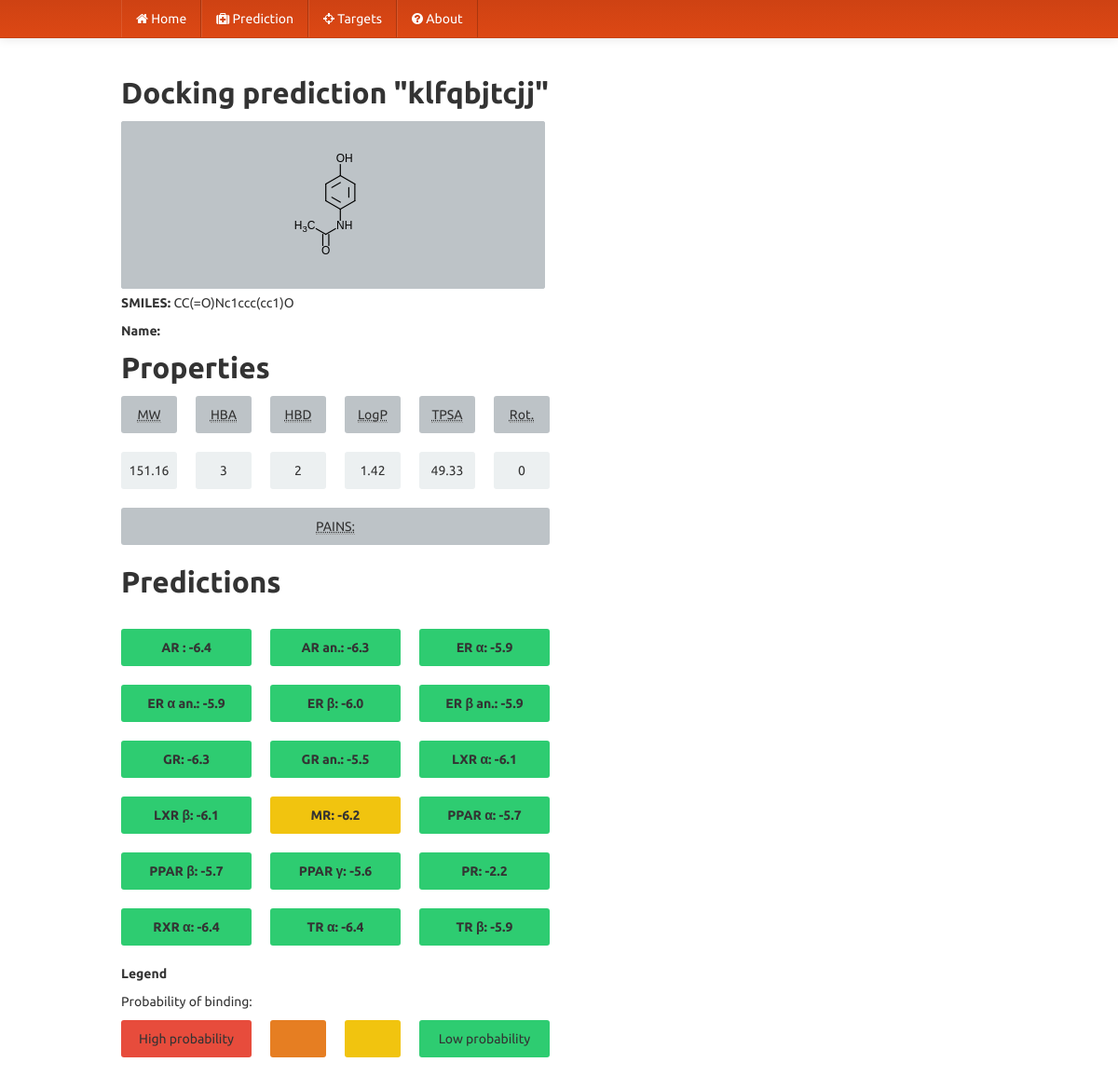
Page /docking/1/ on the committed database.
### docking/models.py (models this page shows, shortened)
class Docking(models.Model):
    uniquestring = models.CharField(max_length=32, blank=False)
    smiles = models.CharField(max_length=500, blank=False)
    molname = models.CharField(max_length=500, blank=True)
    molfile = models.TextField(blank=True, verbose_name='MolFile')
    CMW = models.FloatField(null=True, blank=True, verbose_name='MW, calculated')
    HBA = models.IntegerField(null=True, blank=True, verbose_name='H-bond acceptors')
    HBD = models.IntegerField(null=True, blank=True, verbose_name='H-bond donors')
    logP = models.FloatField(null=True, blank=True)
    tpsa = models.FloatField(null=True, blank=True, verbose_name='Polar surface area')
    nrb = models.IntegerField(null=True, blank=True, verbose_name='Number of rotatable bonds')
    pains = models.TextField(max_length=100, verbose_name='Pan Assay Interference Compounds', blank=True)
    status = models.CharField(max_length=20, blank=True)
    results = models.TextField(blank=True)
    class Meta:
        ordering = ['id']

### DoTS/views.py (the view)
# urls.py: url(r'^docking/(\d+)/$', docking),
def docking(request, idnum):
    allreceptors = Receptor.objects.all()
    try:
        offset = int(idnum)
    except ValueError:
        raise Http404()
    dock = get_object_or_404(Docking, pk=idnum)
    results = dock.results.split(",")
    receptors = Receptor.objects.all()
    scores = resultstable(receptors,results)
    return render(request, 'docking.html', {'docking':dock, 'scores':scores, 'allreceptors':allreceptors})

### DoTS/templates/docking.html (shortened to what this page needs)
{% extends "base.html" %}
{% block content %}
<link rel="stylesheet" type="text/css" href="/static/js/ChemDoodleWeb.css" />
<div>
<h2>Docking prediction "{{docking.uniquestring}}"</h2>
</div>
<div class="prop">
<script>
    var viewACS = new ChemDoodle.ViewerCanvas('viewACS', 455, 180);
    viewACS.specs.bonds_width_2D = 1.2;
    viewACS.specs.bonds_saturationWidth_2D = .36;
    viewACS.specs.bonds_hashSpacing_2D = 5;
    viewACS.specs.atoms_font_size_2D = 12;
    viewACS.specs.atoms_font_families_2D = ['Helvetica', 'Arial', 'sans-serif'];
    viewACS.specs.atoms_displayTerminalCarbonLabels_2D = true;
    viewACS.specs.backgroundColor = '#bdc3c7';
    var MolFile = '{{docking.molfile}}';
    var Mol = ChemDoodle.readMOL(MolFile);
    Mol.scaleToAverageBondLength(18);
    viewACS.loadMolecule(Mol);
</script>
<p><strong>SMILES: </strong>{{docking.smiles}}</p>
<p><strong>Name: </strong>{{docking.molname}}</p>
</div>
<div>
<h2>Properties</h2>
<div class="bs-docs-grid">
<div class="row show-grid">
    <div class="span1" style="background:#bdc3c7"><abbr title="Molecular weight">MW</abbr></div>
    <div class="span1" style="background:#bdc3c7"><abbr title="Hydrogen bond acceptors">HBA</abbr></div>
    <div class="span1" style="background:#bdc3c7"><abbr title="Hydrogen bond donors">HBD</abbr></div>
    <div class="span1" style="background:#bdc3c7"><abbr title="Logarithm of partition coefficient">LogP</abbr></div>
    <div class="span1" style="background:#bdc3c7"><abbr title="Topological polar surface area">TPSA</abbr></div>
    <div class="span1" style="background:#bdc3c7"><abbr title="Rotatable bonds">Rot.</abbr></div>
</div>
<div class="row show-grid">
    <div class="span1" style="background:#ecf0f1">{{docking.CMW|floatformat:2}}</div>
    <div class="span1" style="background:#ecf0f1">{{docking.HBA}}</div>
    <div class="span1" style="background:#ecf0f1">{{docking.HBD}}</div>
    <div class="span1" style="background:#ecf0f1">{{docking.logP|floatformat:2}}</div>
    <div class="span1" style="background:#ecf0f1">{{docking.tpsa}}</div>
    <div class="span1" style="background:#ecf0f1">{{docking.nrb}}</div>
</div>
<div class="row show-grid">
    <div class="span6" style="background:#bdc3c7"><abbr title="Pan Assay Interferance Compounds">PAINS: {{docking.pains}}</abbr></div>
</div>
</div>
</div>
<div class="prediction">
<h2>Predictions</h2>
</div>
<div>
{{scores|safe}}
<h5>Legend</h5>
<p>Probability of binding: </p>
<div class="bs-docs-grid">
            <div class="row show-grid">
              <div class="span2" style="background:#e74c3c">High probability</div>
              <div class="span1" style="background:#e67e22"></div>
              <div class="span1" style="background:#f1c40f"></div>
              <div class="span2" style="background:#2ecc71">Low probability</div>
            </div>
</div>
</div>
{% endblock %}

### DoTS/templates/docking.html (style rules this page uses)
.show-grid { margin-top: 10px; margin-bottom: 20px; }
.show-grid [class*="span"] { background-color: #eee; text-align: center; -webkit-border-radius: 3px; -moz-border-radius: 3px; border-radius: 3px; min-height: 40px; line-height: 40px; }

### rows in the picture
Docking: uniquestring "klfqbjtcjj", smiles "CC(=O)Nc1ccc(cc1)O", CMW "151.16", HBA "3", HBD "2", logP "1.42", tpsa "49.33", nrb "0"
